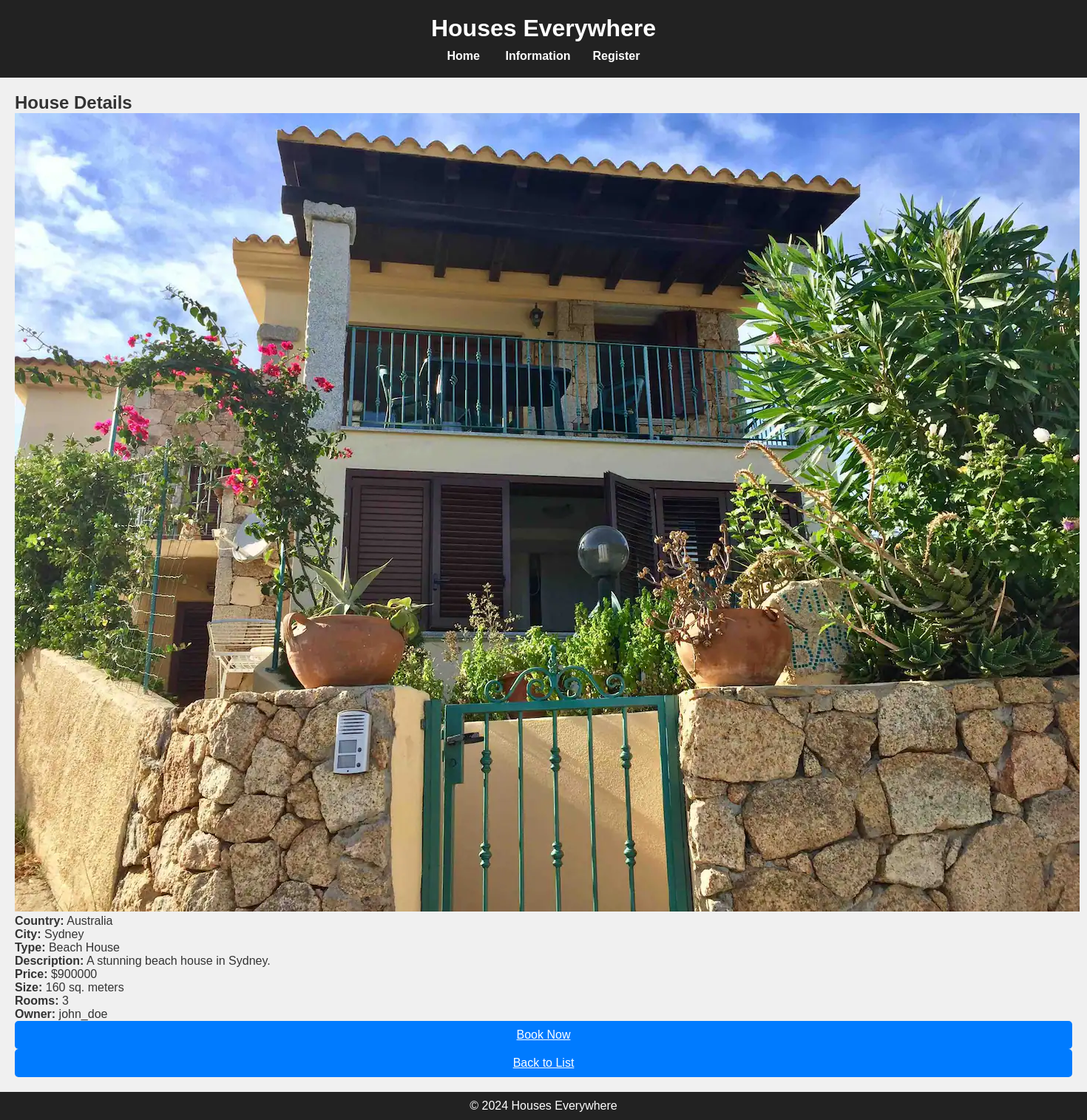
The page /house/5 on the database its author committed.
### models.py (models this page shows, shortened)
class House(db.Model):
    id = db.Column(db.Integer, primary_key=True)
    country = db.Column(db.String(100))
    city = db.Column(db.String(100))
    type = db.Column(db.String(100))
    price = db.Column(db.Integer)
    size = db.Column(db.Integer)
    rooms = db.Column(db.Integer)
    description = db.Column(db.String(500))
    image_url = db.Column(db.String(200))
    owner_id = db.Column(db.Integer, db.ForeignKey('users.id'))
    owner = db.relationship('Users', backref='houses')

class Users(db.Model):
    id = db.Column(db.Integer, primary_key=True)
    username = db.Column(db.String(80), unique=True, nullable=False)
    email = db.Column(db.String(120), unique=True, nullable=False)
    phone = db.Column(db.String(120), unique=True, nullable=False)
    password = db.Column(db.String(200), nullable=False)

### app.py (the view)
@app.route('/house/<int:house_id>')
def house_details(house_id):
    house = House.query.get_or_404(house_id)
    return render_template('house_details.html', house=house)

### templates/house_details.html (shortened to what this page needs)
{% extends "base.html" %}
{% block content %}
    <h2>House Details</h2>
    <div class="house-details">
<img src="{{ url_for('static', filename=house.image_url) }}" alt="House Image">
        <div class="house-info">
            <p><strong>Country:</strong> {{ house.country }}</p>
            <p><strong>City:</strong> {{ house.city }}</p>
            <p><strong>Type:</strong> {{ house.type }}</p>
            <p><strong>Description:</strong> {{ house.description }}</p>
            <p><strong>Price:</strong> ${{ house.price }}</p>
            <p><strong>Size:</strong> {{ house.size }} sq. meters</p>
            <p><strong>Rooms:</strong> {{ house.rooms }}</p>
            <p><strong>Owner:</strong> {{ house.owner.username }}</p>
            <a href="{{ url_for('book_house', house_id=house.id) }}" class="btn">Book Now</a>
        </div>
    </div>
    <a href="{{ url_for('index') }}" class="btn">Back to List</a>
{% endblock %}

### static/styles.css (style rules this page uses)
* { margin: 0; padding: 0; box-sizing: border-box; }
body { font-family: 'Arial', sans-serif; background-color: #f0f0f0; color: #333; }
.btn { display: block; width: 100%; padding: 10px; background-color: #007bff; color: #fff; border: none; border-radius: 5px; cursor: pointer; font-size: 16px; text-align: center; }

### rows shown on the page
House: image_url (picture), country "Australia", city "Sydney", type "Beach House", description "A stunning beach house in Sydney.", price "900000", size "160", rooms "3"
Users: owner.username "john_doe"
